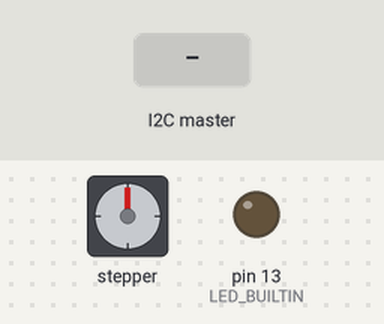
Simulated run of this sketch. Board: Arduino Uno, built with avr-gcc and run on an emulated ATmega328P. Shown: stepper motor, output pins drawn as LEDs (lit = HIGH). Wiring (inferred from the names in the program): stepper motor driver (200 steps per turn assumed): step pin 8; direction pin 9. The test bench sets the inputs (shaded band). Pins used as bus, display or sensor lines are not drawn.

Above: at 1.2 s.
1.3 s: the I2C master sends the byte 1
At 2.4 s:
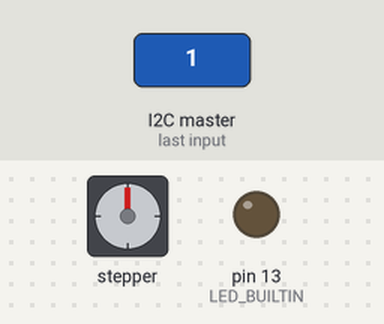
4.3 s: the I2C master sends the byte 0
At 5.5 s:
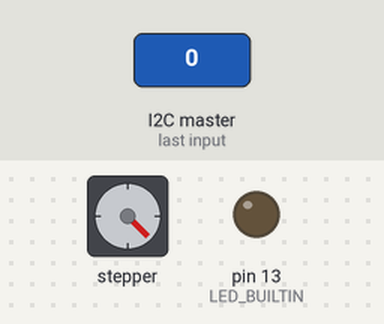
6.6 s: the I2C master sends the byte 1
At 10.7 s:
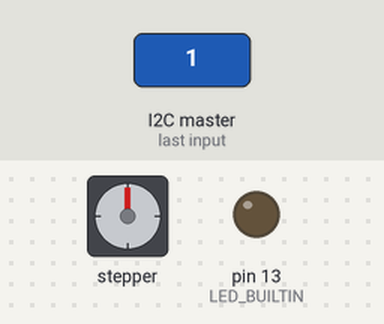
Timing chart, 0 to 68.1 s (numbered marks = the images above; inputs shaded):
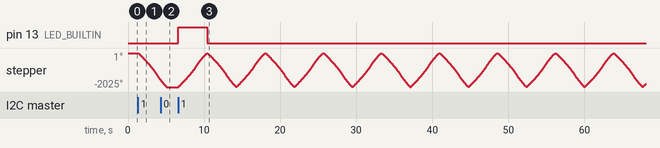

The sketch:

slave.ino
```cpp
// slave arduino motor control

#include <Wire.h>

// Which slave?
// This address has to match up to where the Master is sending information
const byte slaveID = 1; // change depending on which arduino you're sending code to

// Pins
byte directionPin = 9;
byte stepPin = 8;
byte ledPin = 13;

// Set values
const int arrsz = 50;     //Number of steps it takes for ∂f/∂x to reach 1
const int exp_inc = 10;   //what speed value is reached after arrsz steps
const int minspeed = 2500; //1000; // delay, not speed

int numberOfSteps = 1125; //ONLY WORKS WITH NBOFSTEPS > 1524 -> incorrect value?
int iterations = 1;
int maxspeed = 1000; //300;
int motorSpeed = 0;

// Motor operation arrays
int Sa[arrsz];   //Array starting at low speed
int Sb[arrsz];   //Array finishing at high speed
int Sc[2*arrsz]; //Extended array starting at low speed
int temp[arrsz]; //Temp array
int time_array[6]; //tn determine the steps at which we switch between linear/exponential growth

// Changed using i2c
bool go = false;
int input = false;

void setup()
{
  Serial.begin(9600);

  Wire.begin(slaveID); // begin i2c communication at relevant address
  Wire.onReceive(receiveEvent); // if data received, call receiveEvent function

  pinMode(directionPin, OUTPUT);
  pinMode(stepPin, OUTPUT);
  pinMode(LED_BUILTIN,OUTPUT);

  digitalWrite(LED_BUILTIN,LOW);
  digitalWrite(directionPin, HIGH); // start with direction pin high
  // -> Pulley goes down first

  createArrays(); // creating arrays
  time_array_mod(time_array); // assigning time array
}

void loop() {
  int d = digitalRead(directionPin);

  if(go == true){ // if changed to false, stops motor at end of current motion loop

    for(int i = 0; i < iterations; i++){
      changeDirection(d);
      motorSpeed = minspeed;
      for (int i = 0; i < numberOfSteps; i++){
        digitalWrite(stepPin, HIGH);
        delayMicroseconds(motorSpeed + 4);
        digitalWrite(stepPin, LOW);
        delayMicroseconds(motorSpeed);
        motorSpeed = stepInterval(i, time_array);
        //Serial.println(motorSpeed);
        }
      delayMicroseconds(100);
    }
  }
  digitalWrite(LED_BUILTIN, LOW);
}

void createArrays(){
  //USING L/1+exp(-k(x-mid))
  // L = curve's maximum value = 500
  // k = steepness of curve = 0.1
  int mid = 20; // mid-point x-value of curve
  for(int i = 0; i < arrsz; i++){
    Sa[i] = round(-500/(1+exp(-0.1*((i+1)-mid))) + minspeed);
    //Serial.println(Sa[i]);
    Sb[i] = round(-500/(1+exp(-0.1*(160-(arrsz-i) - 130))) + (maxspeed+480));
    //Serial.println(Sb[i]);
    temp[i] = Sa[i] - 411;
    }
  for(int j = 0; j < arrsz; j++){
    Sc[j] = Sa[j];
  }
  for(int k = arrsz; k < 2*arrsz; k++){
    Sc[k] = temp[k - arrsz];
  }
}

void changeDirection(int d){
  if(d == 0){
    digitalWrite(directionPin, HIGH);
  }
  else{
    digitalWrite(directionPin, LOW);
  }
}
//Sets speed depending on step interval in which we are
int stepInterval(int i, int t[]){
  if (i < t[0]){    //1st exponential (slow) increase from minspeed
    motorSpeed = Sa[i];
    //Serial.print("one = ");
  }
  else if(i >= t[0] && i < t[1]){   //linear increase y=x
    motorSpeed = 2024 - (i-t[0]);
    //Serial.print("two = ");
  }
  else if(i >= t[1] && i < t[2]){   //2nd exp increase until maxspeed
    motorSpeed = Sb[i-t[1]];
    //Serial.print("three = ");
  }
  else if(i >= t[2] && i < t[3]){   //continue at maxspeed until motor needs to slow down
    //motorSpeed = maxspeed;
    //Serial.print("four = ");
  }
  else if(i > t[3] && i < t[4]){    //1st exponential decay from maxspeed
    motorSpeed = Sb[(arrsz-1)-(i-t[3])];
    //Serial.print("five = ");
  }
  else if(i >= t[4] && i < t[5]){   //linear decrease
    motorSpeed = 1420 + (i-t[4]);
    //Serial.print("six = ");
  }
  else if(i >= t[5]){   //2nd exponential decay until minspeed
    motorSpeed = Sc[(2*arrsz-1)-(i-t[5])] + 76;
    //Serial.print("seven = ");
  }
  //Serial.println(motorSpeed);
  return motorSpeed;
 }

void time_array_mod(int t[]){
  // time intervals for different stages in the acceleration/deceleration curve
  t[0] = arrsz;
  t[1] = arrsz + minspeed/4 - 2*exp_inc;
  t[2] = t[1] + arrsz;
  t[3] = t[2];
  t[4] = t[3] + arrsz;
  t[5] = numberOfSteps - 2*arrsz;
}

void receiveEvent(int bytes){
  // communication received
  while(Wire.available() > 0)
  {
    input = Wire.read();
    if (input == 1){ // read data
      digitalWrite(LED_BUILTIN, HIGH);// LED high
      go = true; // start motor!
    }
    else if (input == 0){
      digitalWrite(LED_BUILTIN, LOW); // LED low
      go = false; // stop motion
    }
  }
}
```

Measured:
- after the input at 1.3 s, stepper: keeps turning counter-clockwise at about 545°/s, starting at once
- after the input at 4.3 s, stepper: goes on until 5.1 s, then stays -2025°
- after the input at 6.6 s, pin 13 (LED_BUILTIN): LOW → HIGH at once, → LOW 3.8 s later; stepper: turns 2022° clockwise in 3.8 s, then 2022° counter-clockwise in 3.8 s, repeating every 7.6 s
